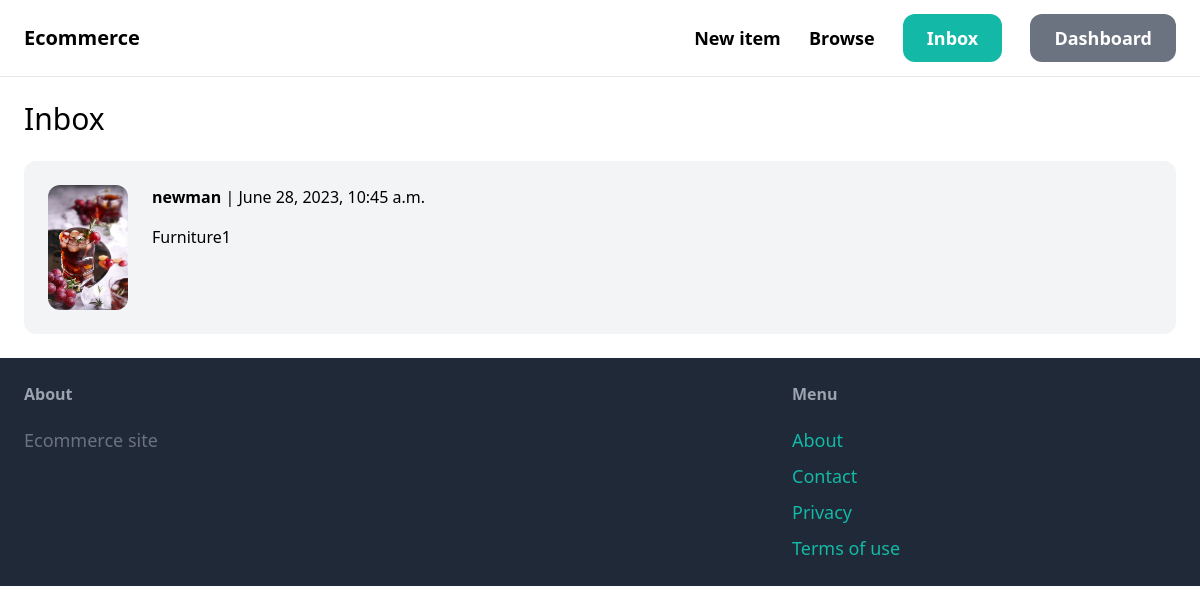
The page /inbox/ (signed in) on the database its author committed.
### conversation/models.py (models this page shows)
class Conversation(models.Model):
	item = models.ForeignKey(Item, related_name = 'conversations', on_delete=models.CASCADE)
	members = models.ManyToManyField(User, related_name='conversations')
	created_at = models.DateTimeField(auto_now_add = True)
	modified_at = models.DateTimeField(auto_now = True)
	class Meta:
		ordering = ('-modified_at',)

### items/models.py (models this page shows, shortened)
class Item(models.Model):
	category = models.ForeignKey(Category, related_name = 'items', on_delete = models.CASCADE)
	name = models.CharField(max_length = 255)
	description = models.TextField(blank = True, null = True)
	price = models.FloatField()
	image = models.ImageField(upload_to = 'item_images', blank = True, null = True)
	is_sold = models.BooleanField(default=False)
	created_by = models.ForeignKey(User, related_name='items', on_delete = models.CASCADE)
	created_at = models.DateTimeField(auto_now_add=True)

### conversation/views.py (the view)
# urls.py: path('', views.inbox, name = 'inbox'),
@login_required
def inbox(request):
	conversations = Conversation.objects.filter(members__in=[request.user.id])
	return render(request, 'conversation/inbox.html', {
		'conversations' : conversations,
		})

### conversation/templates/conversation/inbox.html (shortened to what this page needs)
{% extends 'core/base.html' %}
{% block content %}
<h1 class="mb-6 text-3xl">Inbox</h1>
<div class="space-y-6">
	{% for conversation in conversations %}
		<a href="{% url 'conversation:detail' conversation.id %}">
			<div class="p-6 flex bg-gray-100 rounded-xl">
				<div class="pr-6">
					<img src="{{ conversation.item.image.url }}" class="w-20 rounded-xl">
				</div>
				<div>
					{% for member in conversation.members.all %}
						{% if member != request.user %}
						<p class="mb-4"><strong>{{ member.username }}</strong> | {{ conversation.modified_at}}</p>
						<p>{{ conversation.item.name }}</p>
						{% endif %}
					{% endfor %}
				</div>
			</div>
		</a>
	{% endfor %}
</div>
{% endblock %}

### rows shown on the page
Conversation: item.image (picture), modified_at "June 28, 2023, 10:45 a.m.", item.name "Furniture1"

### other values the page prints
{{ member.username }} "newman"
